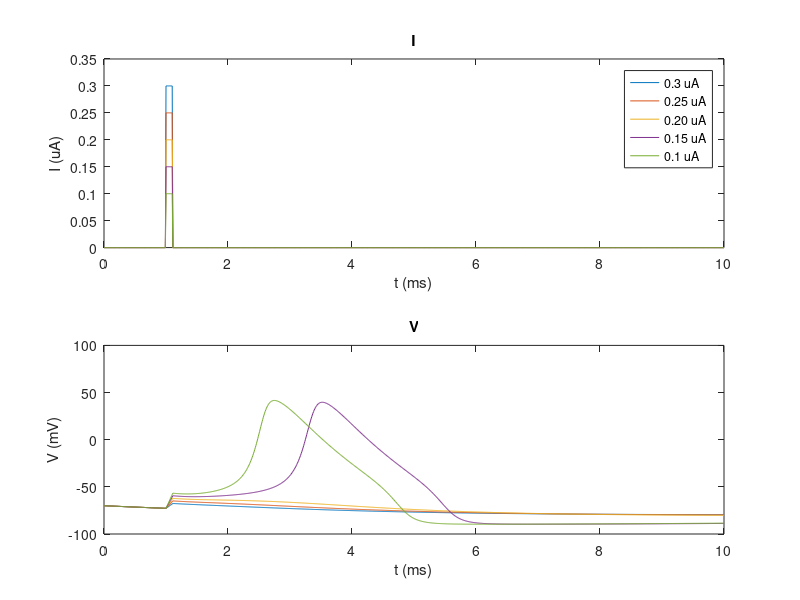
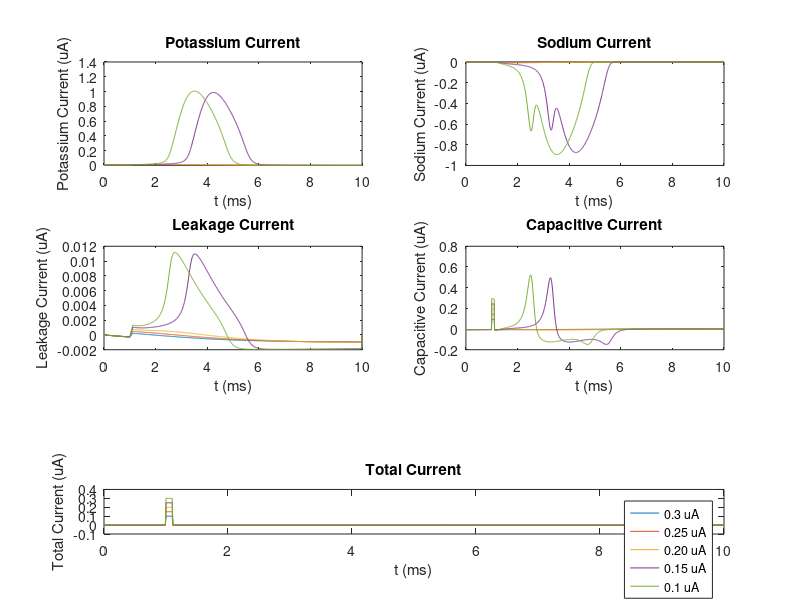
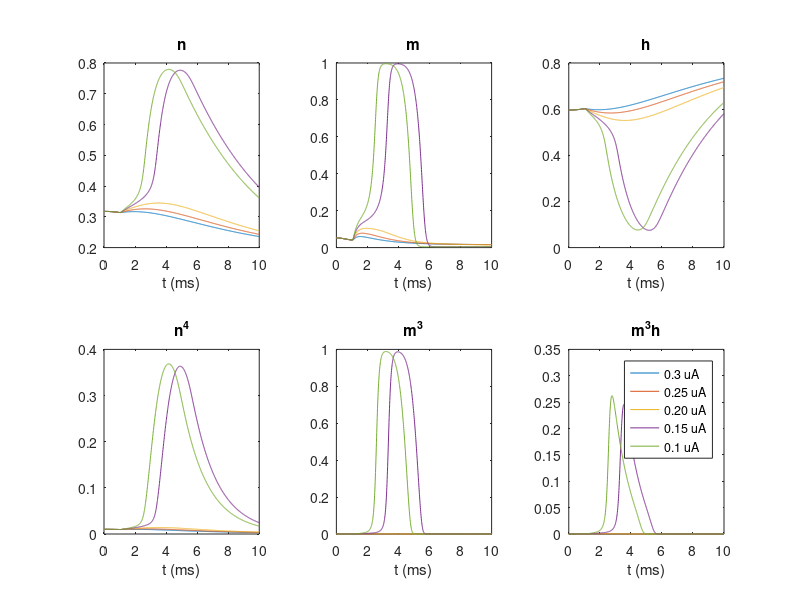

Here is the MATLAB script that generated these plots, in order:
% Simulates a voltage-clamp experiment where a "squid axon" is modeled
% by Hodgkin-Huxley parameters (Na, K, C, and leakage). Stimulus current is
% injected and the voltages, channel conductances/currents, and HH
% parameter responses are recorded. Simulates 0.1 ms pulse.
% Voltages in mV, times in ms, conductances in mS, capacitance in uF,
% currents in uA.
function V=project1()
    clear; close all;

    T = 10;         % Simulation total length (ms)
    pulseT = 0.1;   % Pulse duration (ms)
    dt = 0.01;      % Simulation time step (ms)
    gK_ = 36e-3;    % Unitary conductances, in mS
    gNa_= 120e-3;
    gL = 0.1e-3;
    E_K = -90;      % Reversal potentials (mV)
    E_Na = 55;
    E_L = -70;
    Cm = 2e-3;      % Capacitance in uF

    % Initialize vectors
    t = 0:dt:T;
    Ion = (.1:.05:.3)';            % Current at second step (uA)
    Ioff = zeros(length(Ion),1);    % Current when off.
    n = zeros(length(Ion),length(t));    % Keep track of rate coefficients
    m = zeros(length(Ion),length(t));
    h = zeros(length(Ion),length(t));
    I = zeros(length(Ion),length(t));
    I_K = zeros(length(Ion),length(t));  % Positive currents inward
    I_Na = zeros(length(Ion),length(t));
    I_L = zeros(length(Ion),length(t));
    I_C = zeros(length(Ion),length(t));

    % Calculate initial values of n, m, h.
    % Assumes V = 0 and has reached steady state.
    [an bn am bm ah bh] = calculateParams(-70);
    n(:,1) = an/(an+bn)*ones(size(Ion));
    m(:,1) = am/(am+bm)*ones(size(Ion));
    h(:,1) = ah/(ah+bh)*ones(size(Ion));
    V(:,1) = -70*ones(size(Ion));   % Assume -70 mV at start.
    for (i=1:(length(t)-1))
        % Decide value of V based on time.
        tt = (i-1)*dt;
        if (tt < 1 || tt > (1+pulseT))
            I(:,i) = Ioff;
        else
            I(:,i) = Ion;
        end
        
        % Calculate alpha and beta parameters.
        [an bn am bm ah bh] = calculateParams(V(:,i));
        n(:,i+1) = n(:,i) + (an.*(1-n(:,i))-bn.*n(:,i))*dt;
        m(:,i+1) = m(:,i) + (am.*(1-m(:,i))-bm.*m(:,i))*dt;
        h(:,i+1) = h(:,i) + (ah.*(1-h(:,i))-bh.*h(:,i))*dt;
        
        % Compute instantaneous conductances.
        gK = n(:,i).^4*gK_;
        gNa = m(:,i).^3.*h(:,i)*gNa_;
        
        % Compute instantaneous current.
        I_K(:,i) = gK.*(V(:,i) - E_K);
        I_Na(:,i) = gNa.*(V(:,i) - E_Na);
        I_L(:,i) = gL*(V(:,i)-E_L);
        
        % Compute next voltage value
        dV = dt*(I(:,i)-I_K(:,i)-I_Na(:,i)-I_L(:,i))/Cm;
        V(:,i+1) = V(:,i) + dV;
        
        I_C(:,i) = dV/dt*Cm;
    end
    I(:,length(t)) = Ioff;    % Since last value was never set.
    
    % Plot I
    subplot(2,1,1);
    plot(t,flipud(I));
    title('I'); xlabel('t (ms)'); ylabel('I (uA)');
    legend('0.3 uA','0.25 uA','0.20 uA','0.15 uA','0.1 uA');
    
    % Plot V
    subplot(2,1,2);
    plot(t,V);
    title('V'); xlabel('t (ms)'); ylabel('V (mV)');    
    
    % Plot I_K
    figure;
    subplot(3,2,1);
    plot(t,I_K);
    title('Potassium Current'); xlabel('t (ms)');
    ylabel('Potassium Current (uA)');
    
    % Plot I_Na 
    subplot(3,2,2);    
    plot(t,I_Na);
    title('Sodium Current'); xlabel('t (ms)');
    ylabel('Sodium Current (uA)');
    
    % Plot I_L 
    subplot(3,2,3);    
    plot(t,I_L);
    title('Leakage Current'); xlabel('t (ms)');
    ylabel('Leakage Current (uA)');
    
    % Plot I_C
    subplot(3,2,4);    
    plot(t,I_C);
    title('Capacitive Current'); xlabel('t (ms)');
    ylabel('Capacitive Current (uA)');
    
    % Plot total I
    subplot(5,1,5);
    plot(t,I_K+I_Na+I_L+I_C);
    title('Total Current'); xlabel('t (ms)');
    ylabel('Total Current (uA)');
    legend('0.3 uA','0.25 uA','0.20 uA','0.15 uA','0.1 uA');

    % Plot n, m, h, n^4, m^3, h, and m^3 h
    figure;
    subplot(2,3,1);
    plot(t,n); title('n'); xlabel('t (ms)');
    subplot(2,3,2);
    plot(t,m); title('m'); xlabel('t (ms)');
    subplot(2,3,3);
    plot(t,h); title('h'); xlabel('t (ms)');
    subplot(2,3,4);
    plot(t,n.^4); title('n^4'); xlabel('t (ms)');
    subplot(2,3,5);
    plot(t,m.^3); title('m^3'); xlabel('t (ms)');
    subplot(2,3,6);
    plot(t,m.^3.*h); title('m^3h'); xlabel('t (ms)');
    legend('0.3 uA','0.25 uA','0.20 uA','0.15 uA','0.1 uA');
end

% Helper functions for evaluating alpha and beta values. Takes V (in mV)
% as input and returns parameters in the following order:
% [alpha_n, beta_n, alpha_m, beta_m, alpha_h, beta_h].
function [an bn am bm ah bh] = calculateParams(V)
    an = -.01*(V+60)./(exp(-(V+60)/10)-1);
    bn = .125*exp(-(V+70)/80);
    am = -.1*(V+45)./(exp(-(V+45)/10)-1);
    bm = 4*exp(-(V+70)/18);
    ah = .07*exp(-(V+70)/20);
    bh = 1./(exp(-(V+40)/10)+1);    
end
